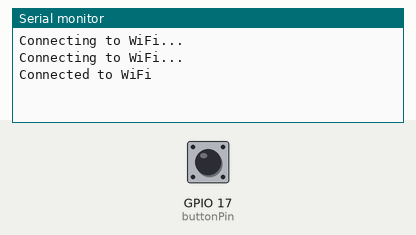
A sketch run on a simulated ESP32. Shown: the last lines printed to the serial monitor. The test bench sets the inputs (shaded band); at power-on: GPIO 17 (buttonPin) HIGH. WiFi joins after 1.5 s; servers stay silent unless stated; uploads are accepted with an empty reply.

Above: at 3.2 s.
3.3 s: GPIO 17 (buttonPin) pulled LOW for 0.15 s
At 4.4 s:
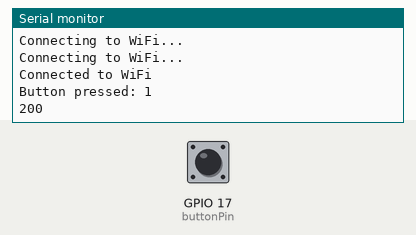
5.0 s: GPIO 17 (buttonPin) pulled LOW for 1 s
At 5.16 s:
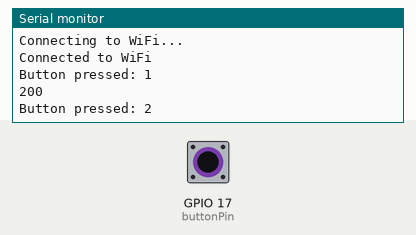
7.5 s: GPIO 17 (buttonPin) pulled LOW for 0.15 s
At 8.8 s:
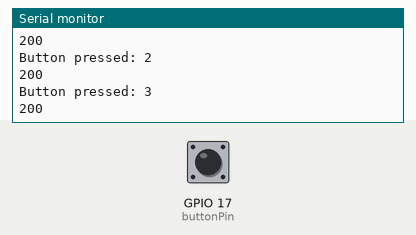

Measured:
- after the input at 3.3 s, the serial monitor: prints a new line at once (image 1)
- after the input at 5.0 s, the serial monitor: prints a new line at once (image 2)
- after the input at 7.5 s, the serial monitor: prints a new line at once (image 3)

The sketch:

c_esp.ino
```cpp
#include <WiFi.h>
#include <HTTPClient.h>

const char* ssid = "vvenom01";
const char* password = "pomnew01";
const String apiKey = "htM5g1RLt0iY4hIPjj2vbZd2PYPonEsovsrScZZOZBepvv66gIlGamiVEqAupRS9zd1TjaxejxBTgFTLMbZBJWdYq2NzncfGk2B0hpyl5e9kDZvjGkq2ZkWiB6UoJ3px";
const String serverURL = "http://192.168.137.247:3305/sensor-data";

const int buttonPin = 17;        // กำหนดขา GPIO ที่เชื่อมต่อกับปุ่มกด
int buttonState = 0;             // ตัวแปรเก็บสถานะของปุ่ม
int lastButtonState = HIGH;      // ตัวแปรเก็บสถานะล่าสุด
int count = 0;                   // ตัวแปรนับจำนวนการกดปุ่ม
unsigned long buttonPressTime = 0; // ตัวแปรเก็บเวลาเมื่อปุ่มถูกกดค้าง
bool buttonPressed = false;      // เช็คสถานะการกดปุ่ม

void setup() {
  Serial.begin(115200);
  pinMode(buttonPin, INPUT_PULLUP);

  // เชื่อมต่อ WiFi
  WiFi.begin(ssid, password);
  while (WiFi.status() != WL_CONNECTED) {
    delay(1000);
    Serial.println("Connecting to WiFi...");
  }
  Serial.println("Connected to WiFi");
}

void loop() {
  buttonState = digitalRead(buttonPin);

  // ตรวจสอบว่าปุ่มถูกกด (การเปลี่ยนสถานะจาก HIGH ไป LOW)
  if (buttonState == LOW && lastButtonState == HIGH) {
    count++; // เพิ่มจำนวนการกดปุ่ม
    Serial.print("Button pressed: ");
    Serial.println(count);
    sendData(count);  // ส่งข้อมูลเมื่อมีการกดปุ่ม
    delay(200);  // ป้องกันการอ่านซ้ำเร็วเกินไป
    buttonPressed = true;  // ตั้งค่าการกดปุ่ม
    buttonPressTime = millis();  // บันทึกเวลาเมื่อปุ่มถูกกด
  }

  // ตรวจสอบว่าปุ่มถูกกดค้างไว้
  if (buttonPressed && buttonState == LOW) {
    // ถ้ากดปุ่มค้างไว้นานกว่า 5 วินาที (5000 ms)
    if (millis() - buttonPressTime >= 5000) {
      count = 0; // รีเซ็ตค่าการนับ
      Serial.println("Count reset to 0");
      sendData(count); // ส่งข้อมูลการรีเซ็ตไปยังเซิร์ฟเวอร์
      delay(500);  // รอให้สัญญาณแสดงผล
    }
  }

  // รีเซ็ตสถานะเมื่อปล่อยปุ่ม
  if (buttonState == HIGH) {
    buttonPressed = false;  // รีเซ็ตสถานะการกดปุ่ม
  }

  lastButtonState = buttonState;  // เก็บสถานะล่าสุด
}

void sendData(int count) {
  if (WiFi.status() == WL_CONNECTED) {
    HTTPClient http;
    http.begin(serverURL + "?api_key=" + apiKey + "&count=" + String(count));
    int httpResponseCode = http.GET();

    if (httpResponseCode > 0) {
      String response = http.getString();
      Serial.println(httpResponseCode);
      Serial.println(response);
    } else {
      Serial.println("Error on sending data");
    }
    http.end();
  } else {
    Serial.println("WiFi Disconnected");
  }
}
```
